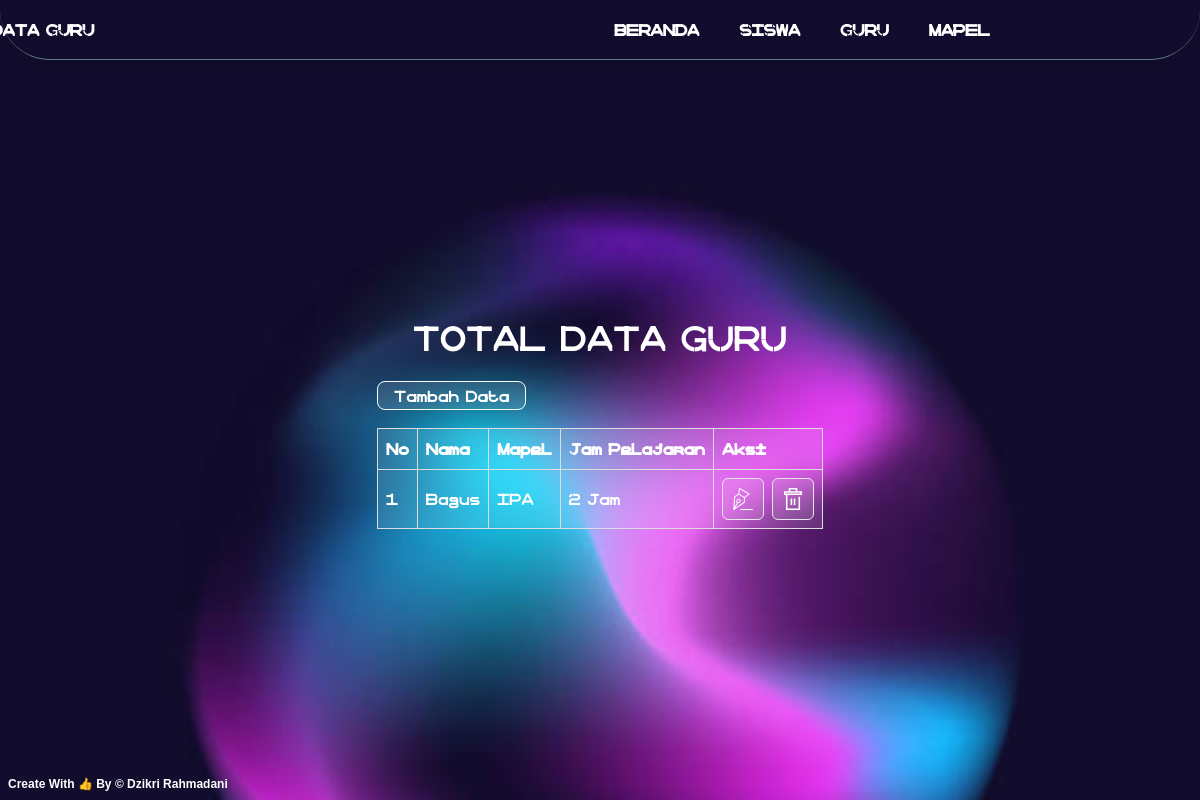
Before: /data_guru.php with the older database file.
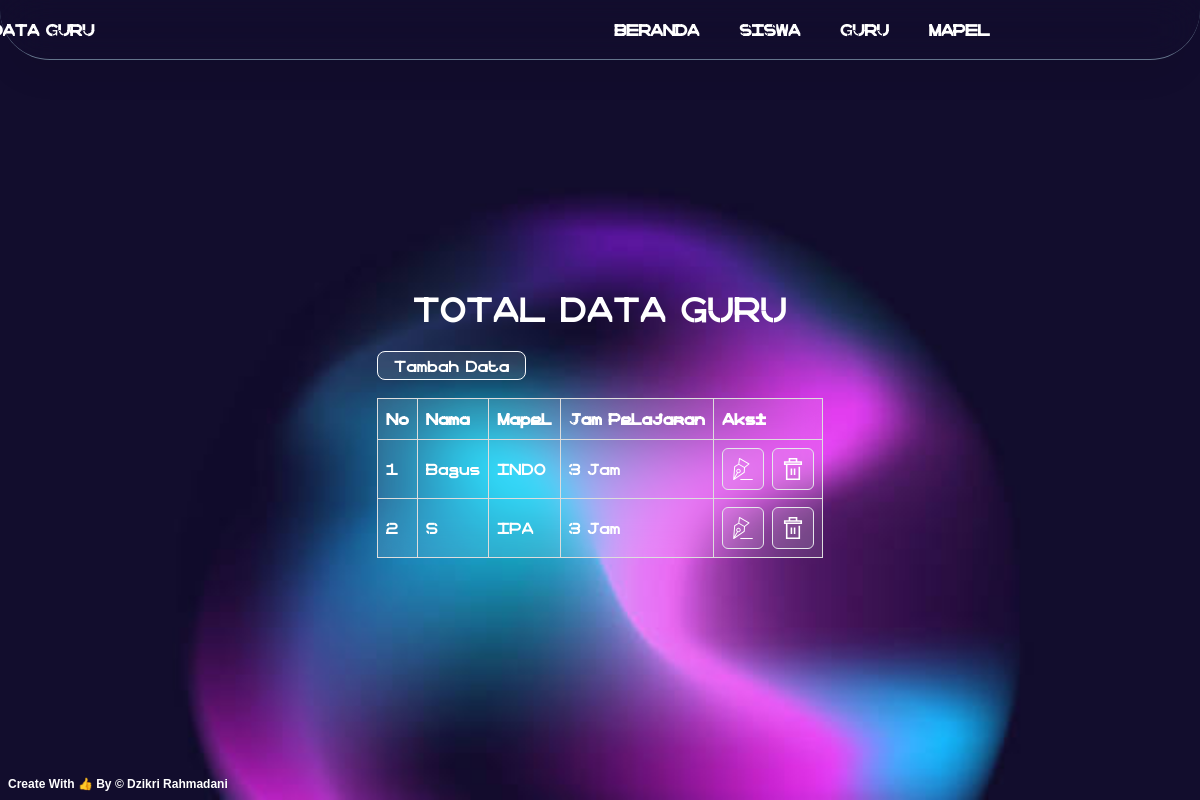
After: the same page with the newer database file.
### tables this page shows
CREATE TABLE `tbl_guru` (
  `id_guru` int(11) NOT NULL,
  `nama` varchar(50) NOT NULL,
  `mapel` varchar(30) NOT NULL,
  `jam_pelajaran` text NOT NULL
);

### data_guru.php (the view, shortened to what this page needs)
<?php
    include 'koneksi.php';
    $query_guru = 'SELECT * FROM tbl_guru';
    $sql = mysqli_query($conn, $query_guru);
    $no = 1;
?>
<!DOCTYPE html>
<html lang="en">
<head>
    <script src="https://cdn.tailwindcss.com"></script>
    <link rel="stylesheet" href="style.css">
</head>
<body style="font-family: otr;">
<main class="min-h-[100vh] w-full flex flex-col items-center justify-center" style="background-image: url(img/circleholo.jpg); background-repeat: no-repeat; background-size: cover;">
        <nav class="fixed z-[10000] top-0 w-[100%] h-[60px] bg-slate-900/50 backdrop-blur-xl bg-transparent border-b-[1px] border-slate-500 rounded-b-[50px]">
            <ul class="flex justify-center items-center h-[100%]">
                <a href="" class="font-semibold text-white ml-[-200px]">DATA GURU</a>
                <li class="px-5 ml-[500px] font-semibold hover:text-sky-500 text-white">
                    <a href="index.php">BERANDA</a>
                </li>
                <li class="px-5 font-semibold text-white hover:text-sky-500">
                    <a href="data_siswa.php">SISWA</a>
                </li>
                <li class="px-5 font-semibold text-white hover:text-sky-500">
                    <a href="data_guru.php">GURU</a>
                </li>
                <li class="px-5 font-semibold text-white hover:text-sky-500">
                    <a href="data_mapel.php">MAPEL</a>
                </li>
            </ul>
        </nav>
        <h1 class="text-white text-[35px] text-center mt-20 mb-5">TOTAL DATA GURU</h1>
        <div class="mb-10">
            <div class="btns flex gap-[15px]">
                <div class="btn-tambah">
                    <a href="input_guru.php" type="submit" class="text-white px-4 py-1 bg-white/10 border-[1px] border-slate-50 rounded-lg hover:bg-transparent hover:backdrop-blur-xl">Tambah Data</a>
                </div>
            </div>
            <table class="text-white bg-white/10 backdrop-blur-lg mt-5">
                <thead>
                    <tr>
                        <th>No</th>
                        <th>Nama</th>
                        <th>Mapel</th>
                        <th>Jam Pelajaran</th>
                        <th>Aksi</th>
                    </tr>
                </thead>
                <tbody>
                    <?php
                        while($result = mysqli_fetch_assoc($sql)){
                    ?>
                    <tr>
                        <td>
                            <?php echo $no++; ?>
                        </td>
                        <td>
                            <?php echo $result['nama']; ?>
                        </td>
                        <td>
                            <?php echo $result['mapel']; ?>
                        </td>
                        <td>
                            <?php echo $result['jam_pelajaran']; ?>
                        </td>
                        <td>
                            <div class="flex gap-2">
                                <a href="ubah_guru.php?data=<?=$result['id_guru']?>"class="border-[1px] rounded-md bg-white/10 hover:bg-green-600/90"><img src="img/pen.svg" alt="" width="40"></a>
                                <a href="hapus_guru.php?data=<?=$result['id_guru']?>" onclick="return confirm('Apakah yakin ingin menghapus ?');"class="border-[1px] rounded-md bg-white/10 hover:bg-red-600/90"><img src="img/trash.svg" alt="" width="40"></a>
                            </div>
                        </td>
                    </tr>
                    <?php
                        }
                    ?>
                </tbody>
            </table>
        </div>
</main>
<footer class="absolute text-xs text-white bottom-0 left-0 font-semibold m-2" style="font-family: sans-serif">Create With 👍 By © Dzikri Rahmadani</footer>
</body>
</html>

### style.css (style rules this page uses)
* { margin: 0; padding: 0; }
nav { box-shadow: -3px 22px 36px -13px rgba(0,0,0,0.10); }
table { border-collapse: collapse; width: 100%; margin: auto; }
td, th { border: 1px solid #dddddd; text-align: left; padding: 8px; }

Changed rows visible on the page:
changed tbl_guru "Bagus": mapel "IPA" → "INDO"; jam_pelajaran "2 Jam" → "3 Jam"
added tbl_guru: nama "S", mapel "IPA", jam_pelajaran "3 Jam"
